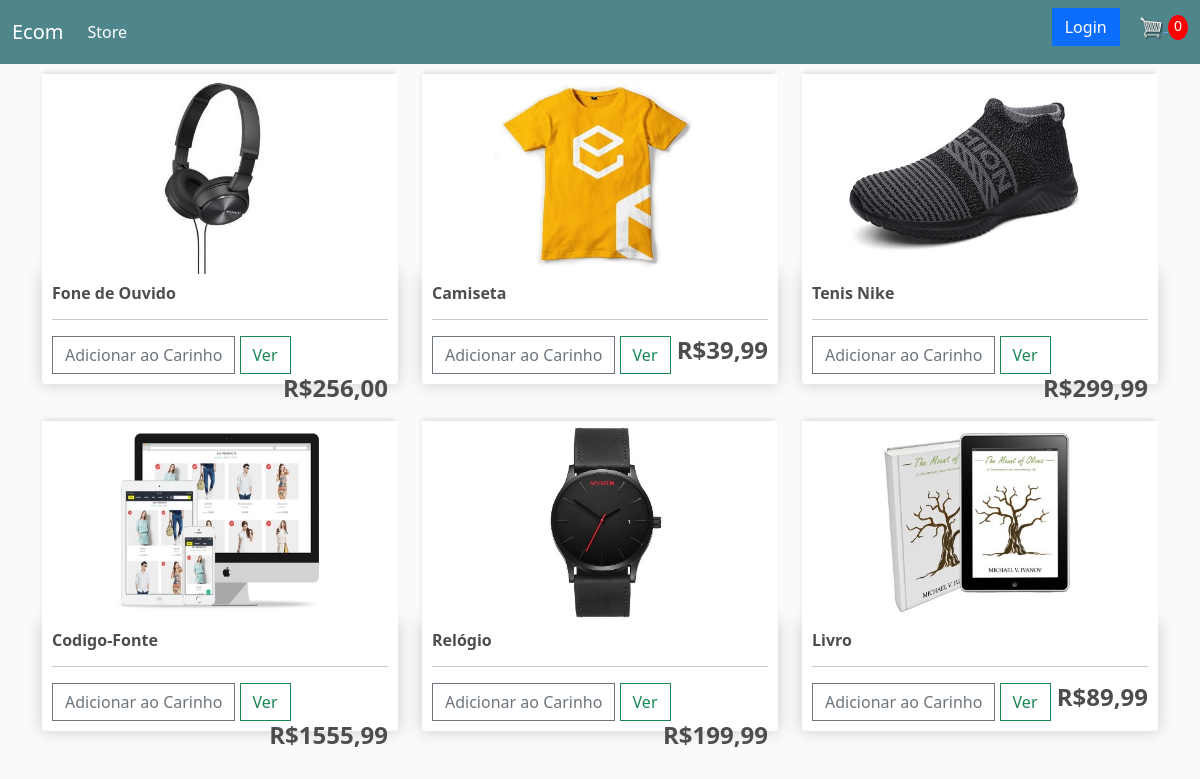
The page / on the database its author committed.
### store/models.py (models this page shows, shortened)
class Product(models.Model):
    name = models.CharField(max_length=200)
    price = models.FloatField()
    digital = models.BooleanField(default=False, null=True, blank=False)
    image = models.ImageField(null=True, blank=True)
    @property
    def imageURL(self):
        try:
            url = self.image.url
        except:
            url = ''
        return url

### store/views.py (the view)
# urls.py: path('', include('store.urls'))
def store(request):
    if request.user.is_authenticated:
        customer = request.user.customer
        order, created = Order.objects.get_or_create(customer=customer, complete=False)
        items = order.orderitem_set.all()
        cartItems = order.get_cart_items
    else:
        items = []
        order = {'get_cart_total': 0, 'get_cart_items':0, 'shipping':False}
        cartItems = order['get_cart_items']
    products = Product.objects.all()
    context = {'products':products, 'cartItems': cartItems}
    return render(request, 'store/store.html', context)

### store/templates/store/store.html
{% extends 'store/main.html' %}
{% load static %}
{% block content_body %}
    <div class="row">
        {% for product in products %}
            <div class="col-lg-4">
                <img class="thumbnail" src="{{product.imageURL}}">
                <div class="box-element product">
                    <h6><strong>{{product.name}}</strong></h6>
                    <hr>
                    <button data-product="{{product.id}}" data-action="add" class="btn btn-outline-secondary add-btn update-cart">Adicionar ao Carinho</button>
                    <a class="btn btn-outline-success add-btn" href="#">Ver</a>
                    <h4 style="display: inline-block;float: right;"><strong>R${{product.price|floatformat:2}}</strong></h4>
                </div>
            </div>
        {% endfor %}
    </div>
{% endblock content_body %}

### store/templates/store/main.html (shortened to what this page needs)
{% load static %}
<!doctype html>
<html lang="pt-br">
<head>
    <link href="https://cdn.jsdelivr.net/npm/bootstrap@5.3.0-alpha1/dist/css/bootstrap.min.css" rel="stylesheet">
    <link rel="stylesheet" href="{% static 'css/main.css' %}">
</head>
<body>
    <nav class="navbar navbar-expand-lg bg-dark" data-bs-theme="dark">
        <div class="container-fluid">
            <a class="navbar-brand" href="{% url 'store' %}">Ecom</a>
            <div class="collapse navbar-collapse" id="navbarSupportedContent">
                <ul class="navbar-nav me-auto mb-2 mb-lg-0">
                    <li class="nav-item">
                        <a class="nav-link active" aria-current="page" href="{% url 'store' %}">Store</a>
                    </li>
                </ul>
                <div class="form-inline my-2 my-lg-0">
                    <a href="#"class="btn btn-primary">Login</a>
                    <a href="{% url 'cart' %}">
                       <img  id="cart-icon" src="{% static 'imgs/cart.png' %}">
                   </a>
                   <p id="cart-total">{{cartItems}}</p>
               </div>
            </div>
        </div>
    </nav>
    <div class="container">
        {% block content_body %}
        {% endblock content_body %}
    </div>
</body>
</html>

### static/css/main.css (style rules this page uses)
body { background-color: hsl(0, 0%, 98%); }
h1,h2,h3,h4,h5,h6 { color:hsl(0, 0%, 30%); }
.box-element { box-shadow:hsl(0, 0%, 80%) 0 0 16px; background-color: #fff; border-radius: 4px; padding: 10px; }
.thumbnail { width: 100%; height: 200px; -webkit-box-shadow: -1px -3px 5px -2px rgba(214,214,214,1); -moz-box-shadow: -1px -3px 5px -2px rgba(214,214,214,1); box-shadow: -1px -3px 5px -2px rgba(214,214,214,1); }
.product { border-radius: 0 0 4px 4px; }
.bg-dark { background-color: #4f868c!important; }
#cart-icon { width:25px; display: inline-block; margin-left: 15px; }
#cart-total { display: inline-block; text-align: center; color:#fff; background-color: red; width: 20px; height: 25px; border-radius: 50%; font-size: 14px; }
.col-lg-4, .col-lg-6, .col-lg-8, .col-lg-12 { margin-top: 10px; }
.btn { border-radius: 0; }

### rows shown on the page
Product: imageURL (picture), name "Fone de Ouvido", price "256,00"
Product: imageURL (picture), name "Camiseta", price "39,99"
Product: imageURL (picture), name "Tenis Nike", price "299,99"
Product: imageURL (picture), name "Codigo-Fonte", price "1555,99"
Product: imageURL (picture), name "Relógio", price "199,99"
Product: imageURL (picture), name "Livro", price "89,99"

### other values the page prints
{{ cartItems }} "0"
